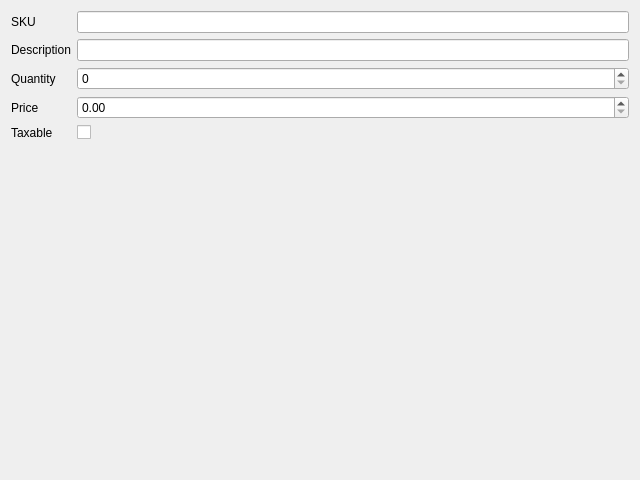
<?xml version="1.0" encoding="UTF-8"?>
<ui version="4.0">
 <class>ItemEditor</class>
 <widget class="QDialog" name="ItemEditor">
  <property name="geometry">
   <rect>
    <x>0</x>
    <y>0</y>
    <width>640</width>
    <height>480</height>
   </rect>
  </property>
  <property name="windowTitle">
   <string>Item</string>
  </property>
  <layout class="QFormLayout" name="formLayout">
   <item row="0" column="0">
    <widget class="QLabel" name="label_skuEdit">
     <property name="text">
      <string>SKU</string>
     </property>
     <property name="buddy">
      <cstring>skuEdit</cstring>
     </property>
    </widget>
   </item>
   <item row="0" column="1">
    <widget class="QLineEdit" name="skuEdit"/>
   </item>
   <item row="1" column="0">
    <widget class="QLabel" name="label_descriptionEdit">
     <property name="text">
      <string>Description</string>
     </property>
     <property name="buddy">
      <cstring>descriptionEdit</cstring>
     </property>
    </widget>
   </item>
   <item row="1" column="1">
    <widget class="QLineEdit" name="descriptionEdit"/>
   </item>
   <item row="2" column="0">
    <widget class="QLabel" name="label_qtyEdit">
     <property name="text">
      <string>Quantity</string>
     </property>
     <property name="buddy">
      <cstring>qtyEdit</cstring>
     </property>
    </widget>
   </item>
   <item row="2" column="1">
    <widget class="QSpinBox" name="qtyEdit"/>
   </item>
   <item row="3" column="0">
    <widget class="QLabel" name="label_priceEdit">
     <property name="text">
      <string>Price</string>
     </property>
     <property name="buddy">
      <cstring>priceEdit</cstring>
     </property>
    </widget>
   </item>
   <item row="3" column="1">
    <widget class="QDoubleSpinBox" name="priceEdit"/>
   </item>
   <item row="4" column="0">
    <widget class="QLabel" name="label_taxableCheck">
     <property name="text">
      <string>Taxable</string>
     </property>
     <property name="buddy">
      <cstring>taxableCheck</cstring>
     </property>
    </widget>
   </item>
   <item row="4" column="1">
    <widget class="QCheckBox" name="taxableCheck"/>
   </item>
  </layout>
 </widget>
 <tabstops>
  <tabstop>skuEdit</tabstop>
  <tabstop>descriptionEdit</tabstop>
  <tabstop>qtyEdit</tabstop>
  <tabstop>priceEdit</tabstop>
  <tabstop>taxableCheck</tabstop>
 </tabstops>
 <resources/>
 <connections/>
</ui>
